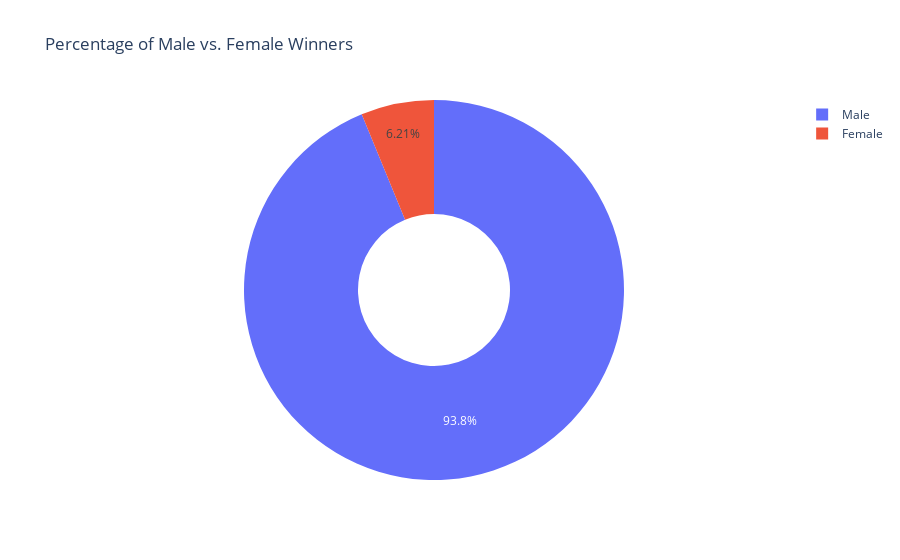

The cell this chart's notebook holds for it:
### Code cell
fig = px.pie(
    labels = labels,
    values = values,
    title = "Percentage of Male vs. Female Winners",
    names = labels,
    hole = 0.4)

fig.show()

### Figure 1 — Plotly figure (JSON) as saved in the notebook; plotly's stock layout.template omitted (floating-point values rounded to 4 significant figures)
{"data": [{"domain": {"x": [0, 1], "y": [0, 1]}, "hole": 0.4, "hovertemplate": "label=%{label}<br>value=%{value}<extra></extra>", "labels": ["Male", "Female"], "legendgroup": "", "name": "", "showlegend": true, "type": "pie", "values": [876, 58]}], "layout": {"autosize": true, "legend": {"tracegroupgap": 0}, "title": {"text": "Percentage of Male vs. Female Winners"}}}
